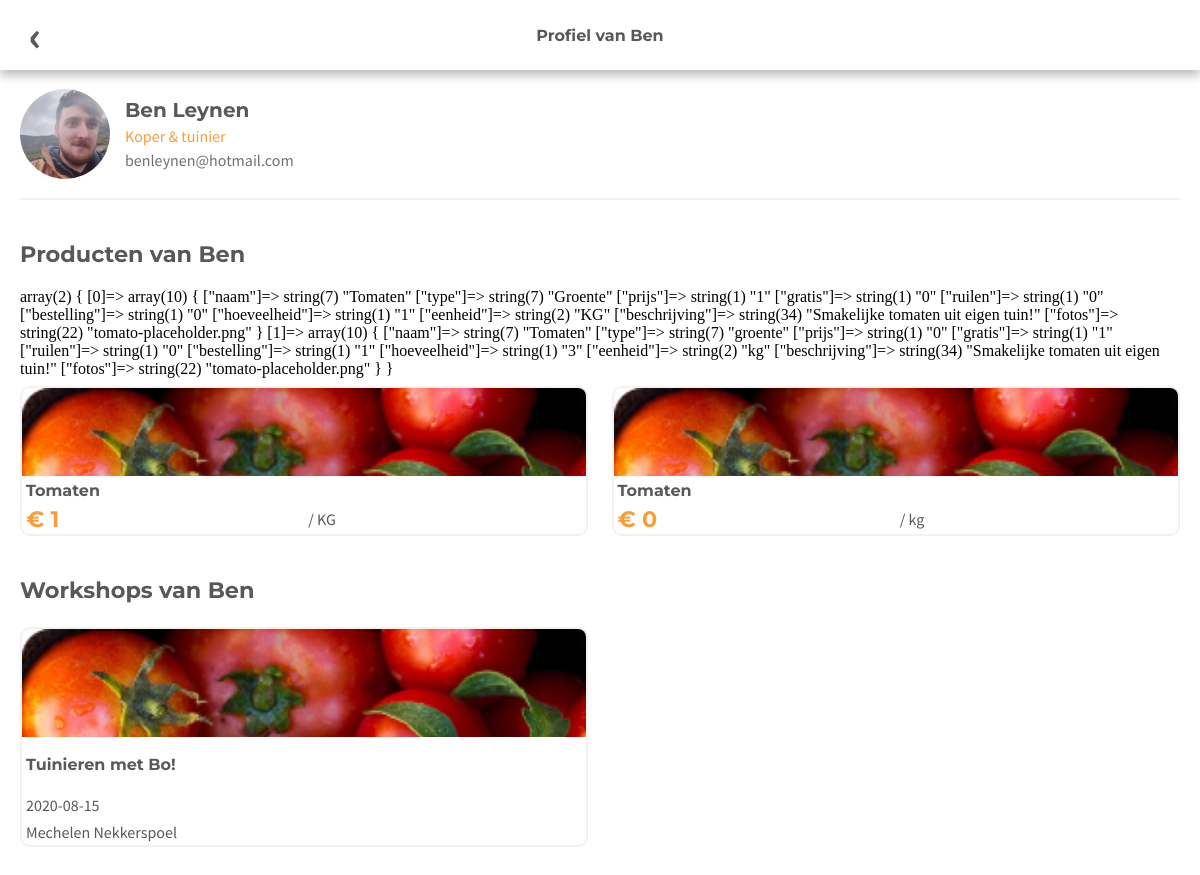
Page /userProfiel.php?Uid=39 on the committed database.
### tables this page shows
CREATE TABLE `user` (
  `id` int(11) NOT NULL,
  `gebruikersnaam` varchar(255) NOT NULL,
  `email` varchar(255) NOT NULL,
  `wachtwoord` varchar(255) NOT NULL,
  `voornaam` varchar(255) NOT NULL,
  `achternaam` varchar(255) NOT NULL,
  `stad` varchar(255) NOT NULL,
  `straat` varchar(255) NOT NULL,
  `lat` double NOT NULL,
  `lng` double NOT NULL,
  `avatar` varchar(255) NOT NULL,
  `telefoonnummer` int(100) NOT NULL
);

CREATE TABLE `product` (
  `id` int(255) NOT NULL,
  `idUser` int(255) NOT NULL,
  `fotos` longtext DEFAULT NULL,
  `naam` varchar(255) NOT NULL,
  `type` varchar(255) NOT NULL,
  `prijs` decimal(65,0) NOT NULL,
  `gratis` tinyint(1) DEFAULT NULL,
  `ruilen` tinyint(1) DEFAULT NULL,
  `bestelling` tinyint(1) DEFAULT NULL,
  `hoeveelheid` int(11) NOT NULL,
  `eenheid` varchar(255) NOT NULL,
  `beschrijving` longtext NOT NULL
);

CREATE TABLE `workshop` (
  `id` int(100) NOT NULL,
  `idUser` int(255) NOT NULL,
  `naam` varchar(255) NOT NULL,
  `datum` date NOT NULL,
  `start` time(6) DEFAULT NULL,
  `locatie` varchar(255) NOT NULL,
  `prijs` int(255) NOT NULL,
  `gratis` tinyint(1) DEFAULT NULL,
  `beschrijving` longtext NOT NULL,
  `foto` longtext NOT NULL
);

### classes/c.user.php (called while the page is built, shortened)
<?php
class User{
    private $uId;
    public function getUId()
    {
        return $this->uId;
    }
    public function setUId($uId)
    {
        $this->uId = $uId;
        return $this;
    }
    public function getUser(){
        $conn = Database::getConnection();
        $statement = $conn->prepare("SELECT voornaam, achternaam, email, avatar FROM user WHERE id like :uid");
        $uId = $this->getUId();
        $statement->bindValue("uid", $uId);
        $data = $statement->execute();
        $data = $statement->fetchAll(PDO::FETCH_ASSOC);
        return $data;
    }
}
?>

### classes/c.product.php (called while the page is built, shortened)
<?php
class Product{
    private $idUser;
    public function getIdUser()
    {
        return $this->idUser;
    }
    public function setIdUser($idUser)
    {
        $this->idUser = $idUser;
        return $this;
    }
    public function fetchUserProducts(){
        $conn = Database::getConnection();
        $statement = $conn->prepare("SELECT naam, type, prijs, gratis, ruilen, bestelling, hoeveelheid, eenheid, beschrijving, fotos FROM product WHERE idUser = :idUser");
        $idUser = $this->getIdUser();
        $statement->bindValue("idUser", $idUser);
        $products = $statement->execute();
        $products = $statement->fetchAll(PDO::FETCH_ASSOC);
        return $products;
    }
}

### classes/c.workshop.php (called while the page is built, shortened)
<?php
class Workshop{
    private $idUser;
    public function getIdUser()
    {
        return $this->idUser;
    }
    public function setIdUser($idUser)
    {
        $this->idUser = $idUser;
        return $this;
    }
    public function fetchUserProducts(){
        $conn = Database::getConnection();
        $statement = $conn->prepare("SELECT naam, datum, start, locatie, prijs, gratis, beschrijving, foto FROM workshop WHERE idUser = :idUser");
        $idUser = $this->getIdUser();
        $statement->bindValue("idUser", $idUser);
        $products = $statement->execute();
        $products = $statement->fetchAll(PDO::FETCH_ASSOC);
        return $products;
    }
}

### userProfiel.php (the view, shortened to what this page needs)
<?php
include_once(__DIR__."/classes/c.product.php");
include_once(__DIR__."/classes/c.workshop.php");
include_once(__DIR__."/classes/c.user.php");
$uId = intval($_GET['Uid']);
$fetchUser = new User();
$fetchUser->setUId($uId);
$userProfile = $fetchUser->getUser();
$userFirstname  = $userProfile[0]['voornaam'];
$userLastname   = $userProfile[0]['achternaam'];
$userEmail      = $userProfile[0]['email'];
$imgPath        = $userProfile[0]['avatar'];
$fetchUserProducts = new Product();
$fetchUserProducts->setIdUser($uId);
$userProducts = $fetchUserProducts->fetchUserProducts();
$fetchUserWorkshops = new Workshop();
$fetchUserWorkshops->setIdUser($uId);
$userWorkshops = $fetchUserWorkshops->fetchUserProducts();
?>
<!DOCTYPE html>
<html lang="en">
<head>
    <link rel="stylesheet" type="text/css" href="style.css" />
</head>
<body>
    <div id="top-nav">
        <div id="back-btn" onclick="history.go(-1);">
            <a href="#">&#8249;</a>
        </div>
        <p id="titel-pagina">Profiel van <?php echo $userFirstname ?></p>
    </div>
    <main>
        <div id="mijn-profiel">
            <div id="pp-wrapper">
                <img src="avatars/<?php echo $imgPath?>" alt="avatar">
            </div>
            <div id="gegevens">
                <h2 id="naam"><?php echo $userFirstname." ".$userLastname ?></h2>
                <p id="functie">Koper & tuinier</p>
                <p id="email"><?php echo $userEmail ?></p>
            </div>
        </div>
        <h2 id="producten-title">Producten van <?php echo $userFirstname?></h2>
        <div id="mijn-producten">
        <?php
        var_dump($userProducts);
            $keys = array_keys($userProducts);
            for($i = 0; $i < count($userProducts); $i++) {
            ?>
            <div class="product">
            <?php
                    foreach($userProducts[$keys[$i]] as $key => $value) {
                        switch($key){
                            case "naam": ?>
                                <h3 class="naam-product">
                                    <?php echo  $value ?>
                                </h3> <?php ;
                                break;
                            case "prijs": ?>
                                <p class="prijs-product"> &euro;
                                    <?php echo $value ?>
                                </p> <?php ;
                                break;
                            case "eenheid": ?>
                                <p class="eenheid-product"> /
                                    <?php echo $value ?>
                                </p> <?php ;
                                break;
                            case "fotos": ?>
                                <div class="img-wrapper">
                                <img class="foto-product" src="images/<?php echo $value ?>">
                                </div> <?php ;
                                break;
                        }
                    }
                ?>
            </div>
        <?php
            }
        ?>
        </div>
        <h2 id="workshops-title">Workshops van <?php echo $userFirstname?></h2>
        <div id="mijn-workshops">
            <?php
            $keys = array_keys($userWorkshops);
            for($i = 0; $i < count($userWorkshops); $i++) {
            ?>
                <div class="workshop">
                <?php
                    foreach($userWorkshops[$keys[$i]] as $key => $value) {
                        switch($key){
                            case "naam": ?>
                                <h3 class="naam-workshop">
                                    <?php echo  $value ?>
                                </h3> <?php ;
                                break;
                            case "datum": ?>
                                <p class="datum-workshop">
                                    <?php echo $value ?>
                                </p> <?php ;
                                break;
                            case "locatie": ?>
                                <p class="locatie-workshop">
                                    <?php echo $value ?>
                                </p> <?php ;
                                break;
                            case "foto": ?>
                                <div class="img-wrapper">
                                <img class="foto-workshop" src="images/<?php echo $value ?>">
                                </div> <?php ;
                                break;
                        }
                    }
                ?>
                </div>
            <?php
            }
            ?>
        </div>
    </main>
</body>
</html>

### style.css (style rules this page uses)
:root { --main-orange: #FA9D36; --main-text: #585858; --sub-text: #707070; --accent: #F2F3EE; --h-font: 'Montserrat', sans-serif; --text-font: 'Source Sans Pro', sans-serif; }
* { margin: 0; box-sizing: border-box; }
#top-nav { width: 100%; display: flex; background-color: white; height: 70px; align-items: center; box-shadow: 0px 5px 10px #b8b8b8; position: fixed; z-index: 2000; }
#back-btn { width: 70px; height: 70px; display: flex; justify-content: center; align-items: center; position: absolute; }
#back-btn a { text-decoration: none; font-size: 45px; font-family: var(--text-font); color: var(--main-text); font-weight: bold; margin: 0; }
#top-nav p { text-align: center; width: 100%; font-family: var(--h-font); color: var(--main-text); font-weight: bold; font-size: 1em; }
main { padding: 100px 20px 30px 20px; position: absolute; width: 100%; }
#mijn-profiel { height: 100px; display: flex; align-items: center; border-bottom: 2px solid var(--accent); padding-bottom: 30px; }
#mijn-profiel #pp-wrapper { width: 90px; height: 90px; border-radius: 100px; overflow: hidden; }
#pp-wrapper img { width: auto; height: auto; max-width: 100px; max-height: 100px; }
#gegevens { padding: 0px 20px 0px 15px; display: flex; flex-direction: column; height: 80px; justify-content: space-evenly; }
#gegevens #naam { font-family: var(--h-font); color: var(--main-text); font-size: 20px; }
#gegevens #functie { font-family: var(--text-font); color: var(--main-orange); font-size: 1em; }
#gegevens #email { font-family: var(--text-font); color: var(--sub-text); font-size: 1em; }
#mijn-producten { display: flex; justify-content: space-between; flex-wrap: wrap; }
#producten-title, #workshops-title { font-family: var(--h-font); color: var(--main-text); font-size: 1.4em; margin: 40px 0px 20px 0px; }
.product { display: grid; width: 49%; height: 150px; border: 2px solid var(--accent); border-radius: 10px; overflow: hidden; grid-template-rows: 60% 20% 20%; grid-template-columns: 50% 50%; margin-top: 8px; }
.product .img-wrapper { overflow: hidden; grid-row-start: 1; grid-row-end: 1; grid-column-start: 1; grid-column-end: 3; }
.product .img-wrapper img { width: 100%; }
.naam-product { display: flex; justify-content: flex-start; align-items: center; padding: 0px 4px; grid-row-start: 2; grid-row-end: 2; grid-column-start: 1; grid-column-end: 3; font-family: var(--h-font); color: var(--main-text); font-size: 1em; }
.prijs-product { display: flex; justify-content: flex-start; align-items: center; padding: 0px 4px; grid-row-start: 3; grid-row-end: 3; font-family: var(--h-font); color: var(--main-orange); font-size: 1.4em; font-weight: bold; }
.eenheid-product { display: flex; justify-content: flex-start; align-items: center; padding: 0px 4px; grid-row-start: 3; grid-row-end: 3; grid-column-start: 2; grid-column-end: 2; font-family: var(--text-font); color: var(--main-text); font-size: 1em; }
#mijn-workshops { display: flex; justify-content: space-between; flex-wrap: wrap; }
.workshop { display: grid; width: 49%; height: 220px; border: 2px solid var(--accent); border-radius: 10px; overflow: hidden; grid-template-rows: 50% 25% 12.5% 12.5%; margin-top: 3px; }
.workshop .img-wrapper { overflow: hidden; grid-row-start: 1; grid-row-end: 1; }
.workshop .img-wrapper img { width: 100%; }
.naam-workshop { display: flex; justify-content: flex-start; align-items: center; padding: 0px 4px; grid-row-start: 2; grid-row-end: 2; font-family: var(--h-font); color: var(--main-text); font-size: 1em; }
.datum-workshop { display: flex; justify-content: flex-start; align-items: center; padding: 0px 4px; font-family: var(--text-font); color: var(--main-text); font-size: 1em; }
.locatie-workshop { display: flex; justify-content: flex-start; align-items: center; padding: 0px 4px; font-family: var(--text-font); color: var(--main-text); font-size: 1em; }

### rows in the picture
user: voornaam "Ben", avatar (picture), achternaam "Leynen", email "benleynen@hotmail.com"
product: naam "Tomaten", prijs "1", eenheid "KG", fotos (placeholder picture)
product: naam "Tomaten", prijs "0", eenheid "kg", fotos (placeholder picture)
workshop: naam "Tuinieren met Bo!", datum "2020-08-15", locatie "Mechelen Nekkerspoel", foto (placeholder picture)
